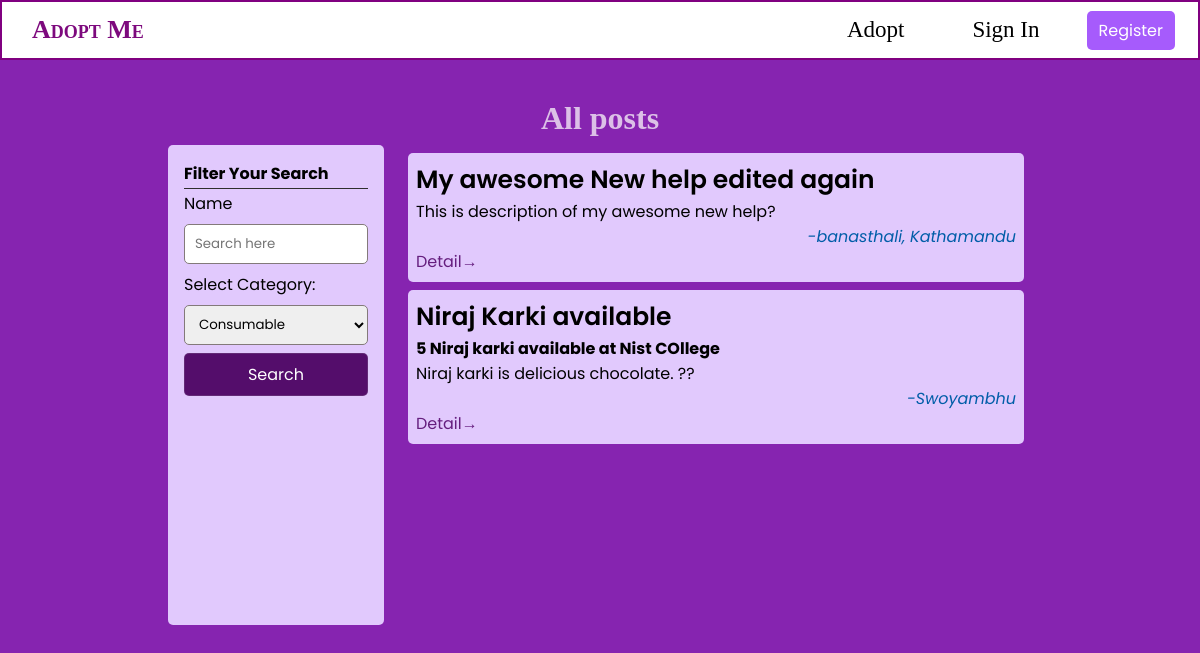
Before: /list.php?category=5 with the older database file.
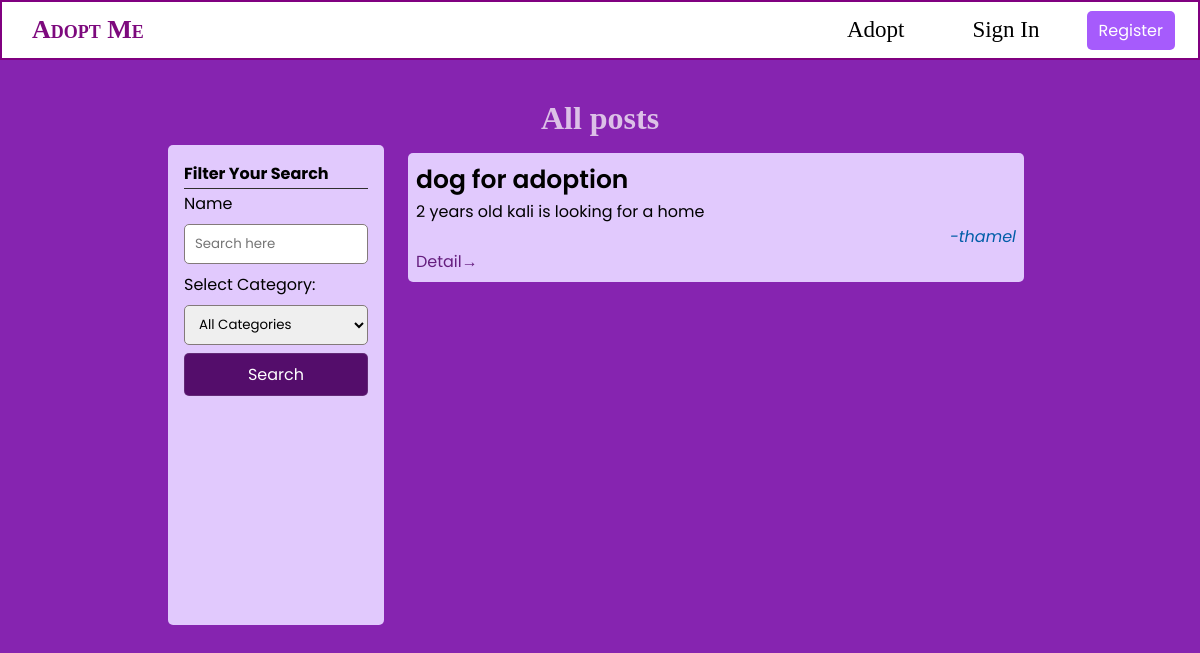
After: the same page with the newer database file.
### tables this page shows
CREATE TABLE `pets` (
  `id` int(11) NOT NULL,
  `title` varchar(255) NOT NULL,
  `description` text NOT NULL,
  `location` varchar(255) NOT NULL,
  `contact` int(11) NOT NULL,
  `helper_id` int(10) UNSIGNED NOT NULL,
  `category` int(10) UNSIGNED DEFAULT NULL,
  `created_at` datetime NOT NULL DEFAULT current_timestamp(),
  `active` int(11) NOT NULL DEFAULT 1,
  `image` varchar(255) DEFAULT NULL
);

### includes/function.php (called while the page is built, shortened)
<?php
require_once('database.php');
function getCategories()
{
    global $conn;
    $sql = $conn->prepare('SELECT * from pets_category');
    $sql->execute();
    $categories = $sql->get_result();
    return $categories;
}
function getDonations($limit = NULL, $offset = NULL, $search = NULL, $category = NULL)
{
    global $conn;
    $lim = $limit !== NULL ? $limit : 10;
    $off = $offset !== NULL ? $offset : 0;
    $active = 1;
    $search = "%" . $search . "%";
    if ($category !== "" && $category !== NULL && $category !== 0) {
        $sql = $conn->prepare("SELECT id, location, title, description FROM `pets` WHERE `active` = ? AND `category` = ? AND CONCAT_WS('',`title`,`description`) LIKE ? ORDER BY `id` DESC LIMIT ? OFFSET ?");
        $sql->bind_param('iisii', $active, $category, $search, $lim, $off);
        $count_sql = $conn->prepare("SELECT COUNT(id) as total FROM `pets` WHERE `active` = ? AND `category` = ? AND CONCAT_WS('',`title`,`description`) LIKE ?");
        $count_sql->bind_param('iis', $active, $category, $search);
    }
    $count_sql->execute();
    $count = $count_sql->get_result()->fetch_object();
    $sql->execute();
    $pets = $sql->get_result();
    $data = array('count' => $count->total, 'results' => $pets);
    return $data;
}

### partials/category_inp.php (the view)
<label for='category'>Select Category:</label>
<select id='create-help-category' class='search-input input' name='category'>
    <option value=''>All Categories</option>
    <?php
    $categories = getCategories();
    while ($category = $categories->fetch_assoc()) {
        $selected = (isset($_GET['category']) && $category['id'] == $_GET['category']) ? "selected" : "";
    ?>
        <option value="<?= $category['id'] ?>" <?= $selected ?>><?= ($category['name']) ?></option>
    <?php
    }
    ?>
</select>

### list.php (shortened to what this page needs)
<?php
include './includes/function.php';
?>
<!DOCTYPE html>
<html lang="en">
<head>
    <link rel="stylesheet" href="./styles/main.css">
    <link rel="stylesheet" href="./styles/nav.css">
    <link rel="stylesheet" href="./styles/list.css">
</head>
<body>
    <?php include("./partials/nav.php") ?>
    <div class="container">
        <div class="title">
            <h1>All posts</h1>
        </div>
        <div class="data-section">
            <div class="sidebar">
                <?php
                include("partials/search_sidebar.php");
                ?>
            </div>
            <div class="helplist-container" autofocus>
                <?php
                $limit = (isset($_GET['limit']) && $_GET['limit'] != null) ? $_GET['limit'] : 10;
                $offset = (isset($_GET['offset']) && $_GET['offset'] != null) ? $_GET['offset'] : 0;
                $category = (isset($_GET['category']) && $_GET['category'] != null) ? $_GET['category'] : NULL;
                $search = (isset($_GET['search']) && $_GET['search'] != null) ? $_GET['search'] : "";
                $donations = getDonations($limit, $offset, $search, $category);
                while ($donation = mysqli_fetch_array($donations['results'])) {
                ?>
                    <div class='help-item'>
                        <div class='help-title'>
                            <h3><?= $donation['title'] ?></h3>
                        </div>
                        <div class='help-description'>
                            <p><?= $donation['description'] ?></p>
                        </div>
                        <div class='help-meta'> -<?= $donation['location'] ?></div>
                        <div class="view-more"><a href="./help-detail.php?help_id=<?= $donation['id'] ?>" class="">Detail&rarr;</a></div>
                    </div>
                <?php
                }
                ?>
        </div>
    </div>
</body>
</html>

Changed rows visible on the page:
removed pets: title "My awesome New help edited again", description "This is description of my awesome new help?", location "banasthali, Kathamandu"
removed pets: title "Niraj Karki available", description "5 Niraj karki available at Nist COllege Niraj karki is delicious chocolate. ??", location "Swoyambhu"
added pets: title "dog for adoption", description "2 years old kali is looking for a home", location "thamel"
Other visible differences:
form field category: "Consumable" → "All Categories"
